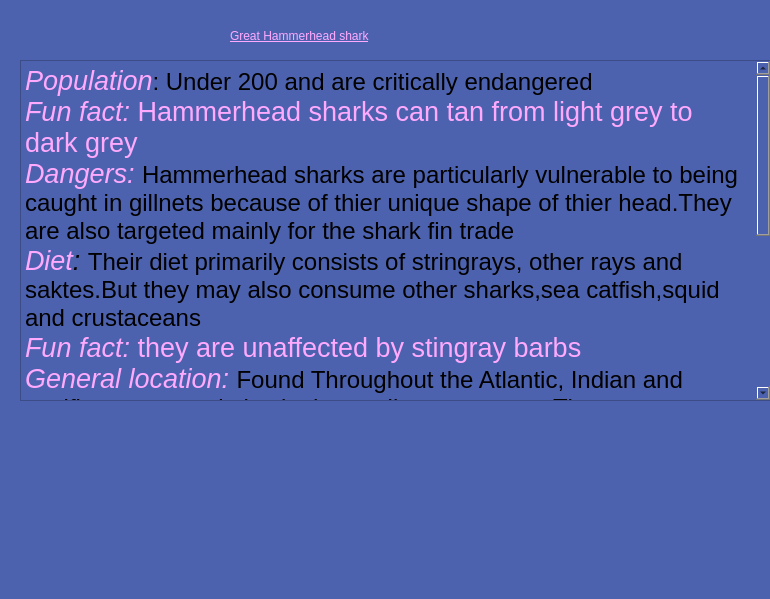
<?xml version="1.0" encoding="UTF-8"?>
<ui version="4.0">
 <class>Information_HH</class>
 <widget class="QDialog" name="Information_HH">
  <property name="geometry">
   <rect>
    <x>0</x>
    <y>0</y>
    <width>770</width>
    <height>599</height>
   </rect>
  </property>
  <property name="windowTitle">
   <string>Information</string>
  </property>
  <property name="styleSheet">
   <string notr="true">background-color: rgb(77, 98, 175);
color: rgb(0, 0, 0);
font: 18pt &quot;Palatino Linotype&quot;;</string>
  </property>
  <widget class="QLabel" name="title">
   <property name="geometry">
    <rect>
     <x>230</x>
     <y>20</y>
     <width>381</width>
     <height>31</height>
    </rect>
   </property>
   <property name="styleSheet">
    <string notr="true">
font: 24pt &quot;Palatino Linotype&quot;;
text-decoration: underline;
color: rgb(255, 170, 255);
</string>
   </property>
   <property name="text">
    <string>Great Hammerhead shark</string>
   </property>
  </widget>
  <widget class="QTextBrowser" name="info_box">
   <property name="geometry">
    <rect>
     <x>20</x>
     <y>60</y>
     <width>751</width>
     <height>341</height>
    </rect>
   </property>
   <property name="html">
    <string>&lt;!DOCTYPE HTML PUBLIC &quot;-//W3C//DTD HTML 4.0//EN&quot; &quot;http://www.w3.org/TR/REC-html40/strict.dtd&quot;&gt;
&lt;html&gt;&lt;head&gt;&lt;meta name=&quot;qrichtext&quot; content=&quot;1&quot; /&gt;&lt;style type=&quot;text/css&quot;&gt;
p, li { white-space: pre-wrap; }
&lt;/style&gt;&lt;/head&gt;&lt;body style=&quot; font-family:'Palatino Linotype'; font-size:18pt; font-weight:400; font-style:normal;&quot;&gt;
&lt;p style=&quot; margin-top:0px; margin-bottom:0px; margin-left:0px; margin-right:0px; -qt-block-indent:0; text-indent:0px;&quot;&gt;&lt;span style=&quot; font-size:20pt; font-style:italic; color:#ffaaff;&quot;&gt;Population&lt;/span&gt;&lt;span style=&quot; color:#000000;&quot;&gt;: Under 200 and are critically endangered&lt;/span&gt;&lt;/p&gt;
&lt;p style=&quot; margin-top:0px; margin-bottom:0px; margin-left:0px; margin-right:0px; -qt-block-indent:0; text-indent:0px;&quot;&gt;&lt;span style=&quot; font-size:20pt; font-style:italic; color:#ffaaff;&quot;&gt;Fun fact: &lt;/span&gt;&lt;span style=&quot; font-size:20pt; color:#ffaaff;&quot;&gt;Hammerhead sharks can tan from light grey to dark grey&lt;/span&gt;&lt;/p&gt;
&lt;p style=&quot; margin-top:0px; margin-bottom:0px; margin-left:0px; margin-right:0px; -qt-block-indent:0; text-indent:0px;&quot;&gt;&lt;span style=&quot; font-size:20pt; font-style:italic; color:#ffaaff;&quot;&gt;Dangers: &lt;/span&gt;&lt;span style=&quot; color:#000000;&quot;&gt;Hammerhead sharks are particularly vulnerable to being caught in gillnets because of thier unique shape of thier head.They are also targeted mainly for the shark fin trade&lt;/span&gt;&lt;/p&gt;
&lt;p style=&quot; margin-top:0px; margin-bottom:0px; margin-left:0px; margin-right:0px; -qt-block-indent:0; text-indent:0px;&quot;&gt;&lt;span style=&quot; font-size:20pt; font-style:italic; color:#ffaaff;&quot;&gt;Diet&lt;/span&gt;&lt;span style=&quot; font-size:20pt; font-style:italic; color:#000000;&quot;&gt;: &lt;/span&gt;&lt;span style=&quot; color:#000000;&quot;&gt;Their diet primarily consists of stringrays, other rays and saktes.But they may also consume other sharks,sea catfish,squid and crustaceans&lt;/span&gt;&lt;/p&gt;
&lt;p style=&quot; margin-top:0px; margin-bottom:0px; margin-left:0px; margin-right:0px; -qt-block-indent:0; text-indent:0px;&quot;&gt;&lt;span style=&quot; font-size:20pt; font-style:italic; color:#ffaaff;&quot;&gt;Fun fact: &lt;/span&gt;&lt;span style=&quot; font-size:20pt; color:#ffaaff;&quot;&gt;they are unaffected by stingray barbs&lt;/span&gt;&lt;/p&gt;
&lt;p style=&quot; margin-top:0px; margin-bottom:0px; margin-left:0px; margin-right:0px; -qt-block-indent:0; text-indent:0px;&quot;&gt;&lt;span style=&quot; font-size:20pt; font-style:italic; color:#ffaaff;&quot;&gt;General location: &lt;/span&gt;&lt;span style=&quot; color:#000000;&quot;&gt;Found Throughout the Atlantic, Indian and pacific oceans and also in the mediterranean sea.They are most commonly found around the islands of Darwin and Wilf in the Galapagos&lt;/span&gt;&lt;/p&gt;
&lt;p style=&quot; margin-top:0px; margin-bottom:0px; margin-left:0px; margin-right:0px; -qt-block-indent:0; text-indent:0px;&quot;&gt;&lt;span style=&quot; font-size:20pt; font-style:italic; color:#ffaaff;&quot;&gt;Role in ecosystem&lt;/span&gt;&lt;span style=&quot; color:#000000;&quot;&gt;:Help to maintain a balanced food web and ensure the species diversity by controlling the species populations &lt;/span&gt;&lt;/p&gt;
&lt;p style=&quot; margin-top:0px; margin-bottom:0px; margin-left:0px; margin-right:0px; -qt-block-indent:0; text-indent:0px;&quot;&gt;&lt;span style=&quot; font-size:20pt; font-style:italic; color:#ffaaff;&quot;&gt;Life span&lt;/span&gt;&lt;span style=&quot; color:#000000;&quot;&gt;: 20-30 years&lt;/span&gt;&lt;/p&gt;
&lt;p style=&quot; margin-top:0px; margin-bottom:0px; margin-left:0px; margin-right:0px; -qt-block-indent:0; text-indent:0px;&quot;&gt;&lt;span style=&quot; font-size:20pt; font-style:italic; color:#ffaaff;&quot;&gt;Description&lt;/span&gt;&lt;span style=&quot; color:#000000;&quot;&gt;: Have a stout, dusky brown  and light grey body with a cream coloured underside. They reach a maximum length of 18-20 meters. Their teeth are heavily serrated and triangular. Their exta tall,pointed dorsal fins are easily identifiable along with their hammer shaped heads&lt;/span&gt;&lt;/p&gt;&lt;/body&gt;&lt;/html&gt;</string>
   </property>
  </widget>
  <widget class="QLabel" name="photo">
   <property name="geometry">
    <rect>
     <x>20</x>
     <y>410</y>
     <width>361</width>
     <height>191</height>
    </rect>
   </property>
   <property name="text">
    <string/>
   </property>
   <property name="pixmap">
    <pixmap>Hammerhead-Shark.jpg</pixmap>
   </property>
   <property name="scaledContents">
    <bool>true</bool>
   </property>
  </widget>
 </widget>
 <resources/>
 <connections/>
</ui>
